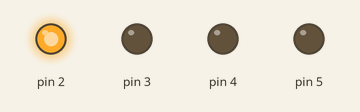
Simulated run of this sketch. Board: Arduino Uno, built with avr-gcc and run on an emulated ATmega328P. Parts: output pins drawn as LEDs (lit = HIGH).

Above: at 0.5 s.
At 2.5 s:
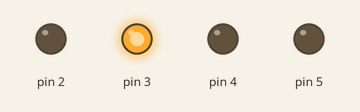
At 6.5 s:
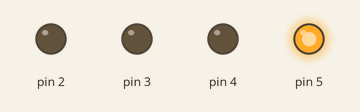
At 10.5 s:
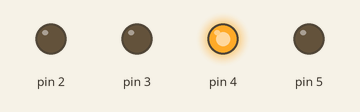
At 19.5 s:
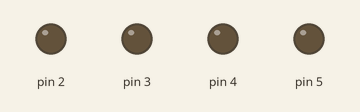
Timing chart, 0 to 20.8 s (numbered marks = the images above):
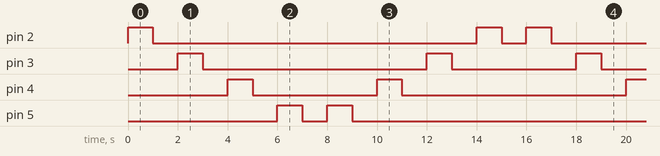

The sketch:

sketch_may21a.ino
```cpp
void setup() {
  pinMode(2,OUTPUT);
  pinMode(3,OUTPUT);
  pinMode(4,OUTPUT);
  pinMode(5,OUTPUT);

}

void loop() {
  digitalWrite(2,HIGH);
  delay(1000);
  digitalWrite(2,LOW);
  delay(1000);
  digitalWrite(3,HIGH);
  delay(1000);
  digitalWrite(3,LOW);
  delay(1000);
  digitalWrite(4,HIGH);
  delay(1000);
  digitalWrite(4,LOW);
  delay(1000);
  digitalWrite(5,HIGH);
  delay(1000);
  digitalWrite(5,LOW);
  delay(1000);
  digitalWrite(5,HIGH);
  delay(1000);
  digitalWrite(5,LOW);
  delay(1000);
  digitalWrite(4,HIGH);
  delay(1000);
  digitalWrite(4,LOW);
  delay(1000);
  digitalWrite(3,HIGH);
  delay(1000);
  digitalWrite(3,LOW);
  delay(1000);
  digitalWrite(2,HIGH);
  delay(1000);
  digitalWrite(2,LOW);
  delay(1000);


}
```

Measured:
- by itself, pin 2: repeats every 16.0 s: LOW 13.0 s, HIGH 1.0 s, LOW 1.0 s, HIGH 1.0 s
- by itself, pin 3: repeats every 16.0 s: LOW 9.0 s, HIGH 1.0 s, LOW 5.0 s, HIGH 1.0 s
- by itself, pin 4: repeats every 16.0 s: LOW 5.0 s, HIGH 1.0 s, LOW 9.0 s, HIGH 1.0 s
- by itself, pin 5: repeats every 16.0 s: LOW 1.0 s, HIGH 1.0 s, LOW 13.0 s, HIGH 1.0 s
